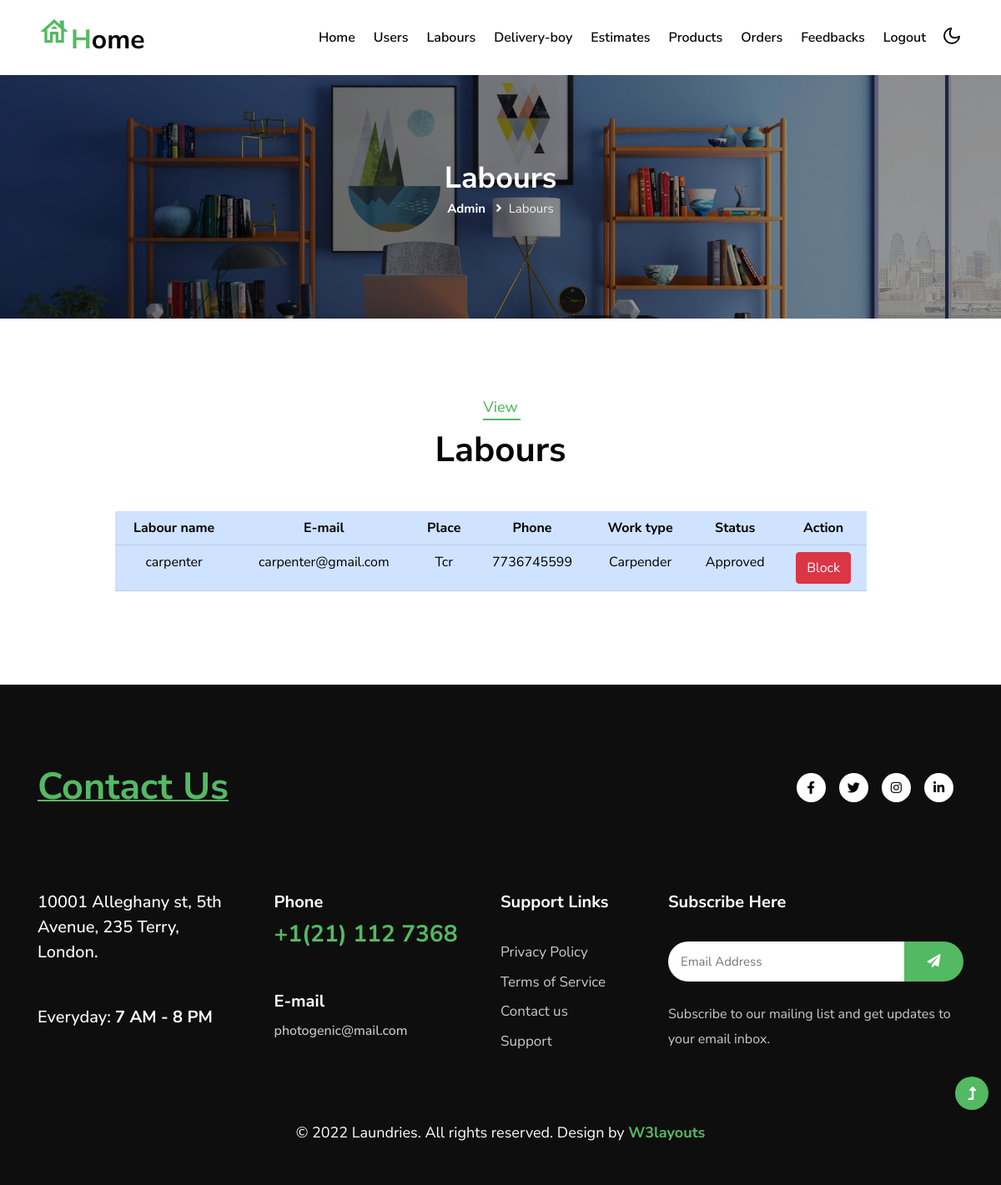
Page /admin/adm_vw_labours.php on the committed database.
### tables this page shows
CREATE TABLE `labour_reg` (
  `l_id` int(10) NOT NULL,
  `name` varchar(50) DEFAULT NULL,
  `email` varchar(50) DEFAULT NULL,
  `phonenumber` bigint(15) DEFAULT NULL,
  `place` varchar(100) DEFAULT NULL,
  `password` varchar(50) DEFAULT NULL,
  `purpose` varchar(50) DEFAULT NULL,
  `rating` int(10) DEFAULT 0,
  `outof` int(10) DEFAULT 0
);

### admin/adm_vw_labours.php (the view, shortened to what this page needs)
<?php
include "admin_header.php";
$qry = "SELECT * FROM `labour_reg` ORDER BY(`l_id`)DESC";
$res = mysqli_query($con,$qry);
?>
    <section class="inner-banner py-5">
        <div class="w3l-breadcrumb py-lg-5">
            <div class="container pt-5 pb-sm-4 pb-2">
                <h4 class="inner-text-title font-weight-bold pt-5">Labours</h4>
                <ul class="breadcrumbs-custom-path">
                    <li><a href="../index.html">Admin</a></li>
                    <li class="active"><i class="fas fa-angle-right mx-2"></i>Labours</li>
                </ul>
            </div>
        </div>
    </section>
        <section class="w3l-w3l-contacts-12 py-5">
        <div class="contact-top py-lg-5 py-md-4 py-2">
            <div class="container">
                <div class="title-main text-center mx-auto mb-md-5 mb-4" style="max-width:500px;">
                <h5 class="sub-title">View</h5>
                    <h3 class="title-style">Labours</h3>
                </div>
                <div class="row d-flex justify-content-center align-items-center w-100">
                    <div class="col-md-10 contacts12-main">
                    <table class="table table-stripd table-primary text-center">
                        <tr>
                            <th>Labour name</th>
                            <th>E-mail</th>
                            <th>Place</th>
                            <th>Phone</th>
                            <th>Work type</th>
                            <th>Status</th>
                            <th>Action</th>
                        </tr>
                        <?php
                            while($row = mysqli_fetch_array($res))
                            {
                                $cmp_id = $row['l_id'];
                                $qry_for_status = "SELECT * FROM `login` WHERE `uid` = $cmp_id AND `utype` = 'labours'";
                                $status_res = mysqli_query($con,$qry_for_status);
                                $status = mysqli_fetch_array($status_res)
                        ?>
                                <tr>
                                    <td><?php echo $row['name'] ?></td>
                                    <td><?php echo $row['email'] ?></td>
                                    <td><?php echo $row['place'] ?></td>
                                    <td><?php echo $row['phonenumber'] ?></td>
                                    <td><?php echo $row['purpose'] ?></td>
                                    <td><?php echo $status['status'] ?></td>
                                    <td><?php
                                            if ($status['status'] == 'Approved')
                                            {
                                            ?>
                                                <a href="adm_actions.php?action=block_labour&log_id=<?php echo $status['lid'] ?>&targ=adm_vw_labours.php"><button class="btn btn-danger">Block</button></a>
                                            <?php
                                            }
                                            elseif ($status['status'] == 'Pending')
                                            {
                                        ?>
                                                <a href="adm_actions.php?action=approv_labour&log_id=<?php echo $status['lid'] ?>&targ=adm_vw_labours.php"><button class="btn btn-success">Approve</button></a>
                                        <?php
                                            }
                                        ?>
                                    </td>
                                </tr>
                        <?php
                            }
                        ?>
                    </table>
                    </div>
                </div>
            </div>
        </div>
    </section>
</body>
<?php
    include "../commonfooter.php";
?>
</html>

### rows in the picture
labour_reg: name "carpenter", email "carpenter@gmail.com", place "Tcr", phonenumber "7736745599", purpose "Carpender", login.status "Approved"
